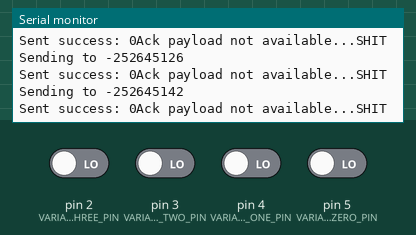
The sketch below on a simulated Arduino Uno, built with avr-gcc and run on an emulated ATmega328P. On the bench: the last lines printed to the serial monitor. The inputs (shaded band) are chosen by the test bench; at power-on: pin 2 (VARIANT_THREE_PIN), pin 3 (VARIANT_TWO_PIN), pin 4 (VARIANT_ONE_PIN), pin 5 (VARIANT_ZERO_PIN) LOW. No radio packets arrive unless stated.

Above: at 1.2 s.
1.3 s: pin 2 (VARIANT_THREE_PIN) driven HIGH
At 2.4 s:
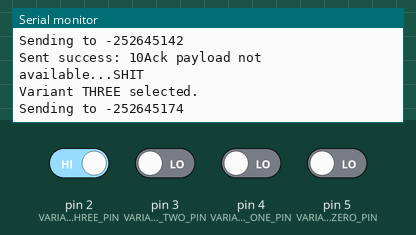
2.8 s: pin 3 (VARIANT_TWO_PIN) driven HIGH
At 3.6 s:
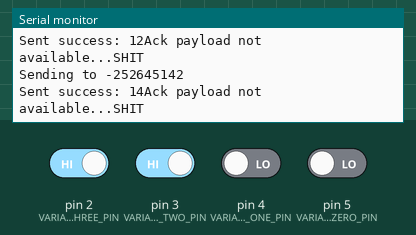
4.3 s: pin 4 (VARIANT_ONE_PIN) driven HIGH
5.8 s: pin 5 (VARIANT_ZERO_PIN) driven HIGH
Timing chart, 0 to 8.3 s (numbered marks = the images above; inputs shaded):
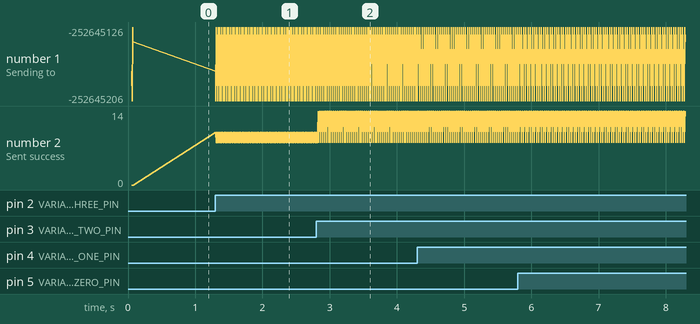

Measured:
- after the input at 1.3 s, the serial monitor: prints a new line at once (image 1)
- after the input at 2.8 s, the serial monitor: prints a new line at once (image 2)
- plotted number 2: 0 → 10 after the input at 1.3 s, 10 → 14 after the input at 2.8 s

The sketch:

TX_back.ino
```cpp
#include<SPI.h>
#include<nRF24L01.h>
#include<RF24.h>

//ROLE SPECIFIC CODE
//vector positions - THESE ARE RELATIVE TO THE TRANSMITTER
#define RX_FRONT_LEFT 3
#define RX_FRONT_RIGHT 2
#define RX_BACK_LEFT 1
#define RX_BACK_RIGHT 0

//!!PIPES ARE DIFFRENT PER TRANSMITTER
const uint64_t pipes[4] = {0xF0F0F0F0EALL, 0xF0F0F0F0FALL, 0xF0F0F0F0AALL, 0xF0F0F0F0CALL};
//END ROLE SPECIFIC CODE - FROM DOWN BELOW SHOULD BE THE SAME ROLE

//COMMON SETTINGS FOR EVERYONE
#define ACK_RETRIES 15
#define ACK_RETRY_DELAY_MICROS 2500
#define CHANNEL 115
//END COMMON SETTINGS FOR EVERYONE

int msg[1] = {1};
int rec[1] = {5};

#define VARIANT_ZERO_PIN 5
#define VARIANT_ONE_PIN 4 // WHITE BUTTON
#define VARIANT_TWO_PIN 3 // BLUE BUTTON
#define VARIANT_THREE_PIN 2  // RED BUTTON

#define LIGHT_BLUE_BIT 1
#define LIGHT_RED_BIT  2
#define LIGHT_WHITE_BIT  3


//GLOBALS
//
RF24 radio(7, 8);

bool activeAction = false;

bool variantZeroSelected = false;
bool variantOneSelected = false;
bool variantTwoSelected = false;
bool variantThreeSelected = false;

//END GLOBALS
typedef byte Package;

void initRadio() {
  radio.begin();
  delay(50);
  radio.setAutoAck(true);
  radio.setChannel(CHANNEL);
  radio.enableAckPayload();
  radio.enableDynamicPayloads();
  radio.stopListening();
  radio.setRetries(ACK_RETRY_DELAY_MICROS / 250, ACK_RETRIES);
}

void initPins() {
  pinMode(VARIANT_ZERO_PIN, INPUT);
  pinMode(VARIANT_ONE_PIN, INPUT);
  pinMode(VARIANT_TWO_PIN, INPUT);
  pinMode(VARIANT_THREE_PIN, INPUT);
}
void setup()
{
  Serial.begin(115200);
  Serial.println("Starting...");
  initRadio();
  initPins();
}

const char * getReceiverName(const uint64_t pipe) {
  switch (pipe) {
    case RX_FRONT_LEFT:
      return "FRONT LEFT";
    case RX_FRONT_RIGHT:
      return "FRONT RIGHT";
    case RX_BACK_LEFT :
      return "BACK LEFT";
    case RX_BACK_RIGHT:
      return "BACK RIGHT";
    default:
      return "ERROR IN SWITCH BY PIPE, INVALID VALUE";
  }
}

void sendToReceiver(const uint64_t pipe, const Package *package)
{
  radio.openWritingPipe(pipe);
  Serial.println(String("Sending to ") + String((long)pipe));
  if (radio.write(package, sizeof(Package)))
  {
    Serial.print( "Sent success: " + String(*package) );
    if (radio.isAckPayloadAvailable())
    {
      Serial.println("isAckPayloadAvailable = true ");
      while (radio.available())
      {
        radio.read(rec, sizeof(int));
        Serial.print("received ack payload is : ");
        Serial.println(rec[0]);
      }
    }
    else
    {
      Serial.println("Ack payload not available...SHIT");
    }
  }
  else {
    Serial.println("Radio.WRITE() failed");
  }
}

static bool firstTime = true;
void loop()
{
  checkControlsState();
  if (activeAction || firstTime) {
    firstTime = false;
    buildAndSendCommand(RX_FRONT_LEFT);
    delay(3);
    buildAndSendCommand(RX_FRONT_RIGHT);
    delay(3);
    buildAndSendCommand(RX_BACK_LEFT);
    delay(3);
    buildAndSendCommand(RX_BACK_RIGHT);
    delay(3);
  }
}

void buildAndSendCommand( const char receiver){
  Package package = composePackage(receiver);
  sendToReceiver(pipes[receiver], &package);
}

const Package composePackage(const char receiver)
{
  Package package;
  package |= (byte)0;

  if (variantZeroSelected)
  {
    switch (receiver)
    {
      case RX_FRONT_LEFT:
        break;
      case RX_FRONT_RIGHT:
        break;
      case RX_BACK_LEFT:
        break;
      case RX_BACK_RIGHT:
        break;
      default:
        break;
    }
  }

  if (variantOneSelected)
  {
    switch (receiver)
    {
      case RX_FRONT_LEFT:
        package |= 1 << LIGHT_WHITE_BIT;
        break;
      case RX_FRONT_RIGHT:
        package |= 1 << LIGHT_WHITE_BIT;
        break;
      case RX_BACK_LEFT:
        package |= 1 << LIGHT_WHITE_BIT;
        break;
      case RX_BACK_RIGHT:
        package |= 1 << LIGHT_WHITE_BIT;
        break;
      default:
        break;
    }
  }

  if (variantTwoSelected)
  {
    switch (receiver)
    {
      case RX_FRONT_LEFT:
        package |= 1 << LIGHT_RED_BIT;
        break;
      case RX_FRONT_RIGHT:
        package |= 1 << LIGHT_WHITE_BIT;
        break;
      case RX_BACK_LEFT:
        package |= 1 << LIGHT_RED_BIT;
        break;
      case RX_BACK_RIGHT:
        package |= 1 << LIGHT_RED_BIT;
        break;
      default:
        break;
    }
  }

  if (variantThreeSelected)
  {
    switch (receiver)
    {
      case RX_FRONT_LEFT:
        package |= 1 << LIGHT_BLUE_BIT;
        package |= 1 << LIGHT_WHITE_BIT;
        break;
      case RX_FRONT_RIGHT:
        package |= 1 << LIGHT_WHITE_BIT;
        break;
      case RX_BACK_LEFT:
        package |= 1 << LIGHT_WHITE_BIT;
        break;
      case RX_BACK_RIGHT:
        package |= 1 << LIGHT_BLUE_BIT;
        package |= 1 << LIGHT_WHITE_BIT;
        break;
      default:
        break;
    }
  }

  return package;
}

void checkControlsState()
{
  activeAction = false;
  if (digitalRead(VARIANT_ZERO_PIN)) {
    variantZeroSelected = true;
    activeAction = true;
    Serial.println("Variant ZERO selected.");
  }
  else
  {
    variantZeroSelected = false;
  }

  if (digitalRead(VARIANT_ONE_PIN)) {
    variantOneSelected = true;
    activeAction = true;
    Serial.println("Variant ONE selected.");
  }
  else
  {
    variantOneSelected = false;
  }

  if (digitalRead(VARIANT_TWO_PIN)) {
    variantTwoSelected = true;
    activeAction = true;
    Serial.println("Variant TWO selected.");
  }
  else
  {
    variantTwoSelected = false;
  }

  if (digitalRead(VARIANT_THREE_PIN)) {
    variantThreeSelected = true;
    activeAction = true;
    Serial.println("Variant THREE selected.");
  }
  else
  {
    variantThreeSelected = false;
  }
}
```
